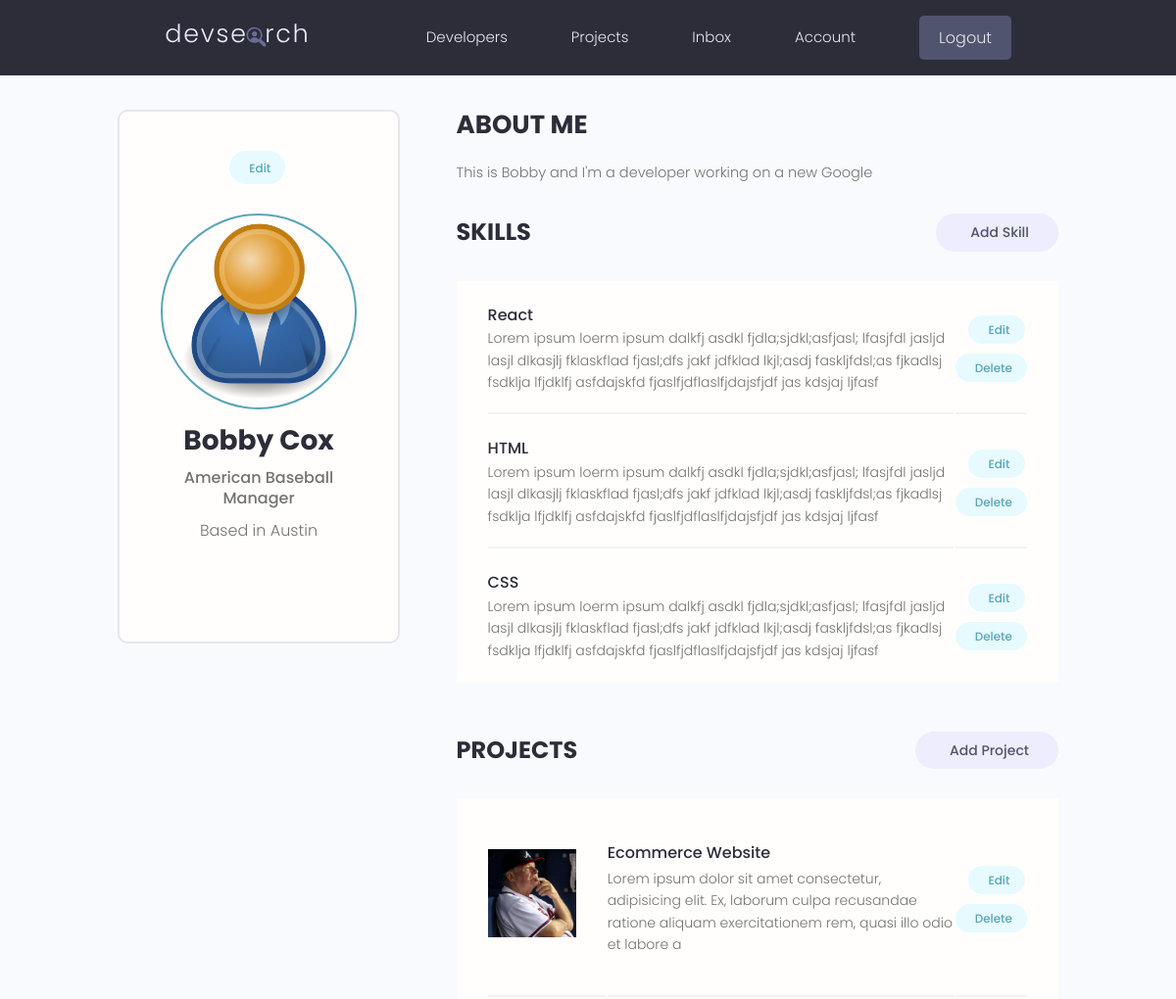
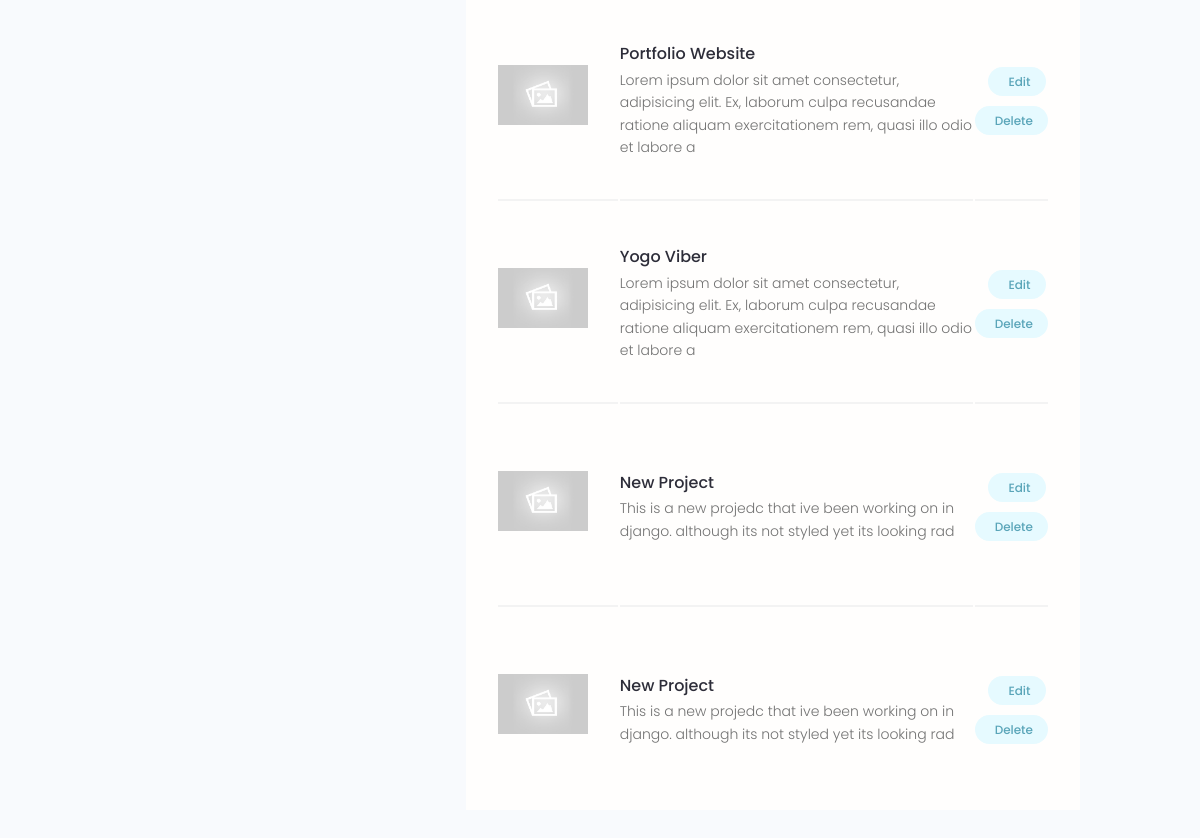
The app's page /account/ (signed in) with its own data (2 pictures, top to bottom).
### users/models.py (models this page shows, shortened)
class Profile(models.Model):
    user = models.OneToOneField(User, on_delete=models.CASCADE, null=True, blank=True)
    name = models.CharField(max_length=200, blank=True, null=True)
    email = models.EmailField(max_length=500, blank=True, null=True)
    username = models.CharField(max_length=200, blank=True, null=True)
    location = models.CharField(max_length=200, blank=True, null=True)
    short_intro = models.CharField(max_length=200, blank=True, null=True)
    bio = models.TextField(blank=True, null=True)
    profile_image = models.ImageField(null=True, blank=True, upload_to='profiles/', default="profiles/user-default.png")
    social_github = models.CharField(max_length=200, blank=True, null=True)
    social_twitter = models.CharField(max_length=200, blank=True, null=True)
    social_linkedin = models.CharField(max_length=200, blank=True, null=True)
    social_youtube = models.CharField(max_length=200, blank=True, null=True)
    social_website = models.CharField(max_length=200, blank=True, null=True)
    created = models.DateTimeField(auto_now_add=True)
    id = models.UUIDField(default=uuid.uuid4, unique=True, primary_key=True, editable=False)

class Skill(models.Model):
    owner = models.ForeignKey(Profile, on_delete=models.CASCADE, null=True, blank=True)
    name = models.CharField(max_length=200, blank=True, null=True)
    description = models.TextField(null=True, blank=True)
    created = models.DateTimeField(auto_now_add=True)
    id = models.UUIDField(default=uuid.uuid4, unique=True, primary_key=True, editable=False)

### projects/models.py (models this page shows, shortened)
class Project(models.Model):
    owner = models.ForeignKey(Profile, null=True, blank=True, on_delete=models.SET_NULL)
    title = models.CharField(max_length=200)
    description = models.TextField(null=True, blank=True)
    featured_image = models.ImageField(null=True, blank=True, default="default.jpg")
    demo_link = models.CharField(max_length=2000, null=True, blank=True)
    source_link = models.CharField(max_length=2000, null=True, blank=True)
    tags = models.ManyToManyField('Tag', blank=True)
    vote_total = models.IntegerField(default=0, null=True, blank=True)
    vote_ratio = models.IntegerField(default=0, null=True, blank=True)
    created = models.DateTimeField(auto_now_add=True)
    id = models.UUIDField(default=uuid.uuid4, unique=True, primary_key=True, editable=False)

### users/views.py (the view)
# urls.py: path('account/', views.userAccount, name="account"),
@login_required(login_url='login')
def userAccount(request):
    profile = request.user.profile
    skills = profile.skill_set.all()
    projects = profile.project_set.all()
    context = {'profile': profile, 'skills': skills, 'projects': projects}
    return render(request, 'users/account.html', context)

### users/templates/users/account.html (shortened to what this page needs)
{% extends 'main.html' %}
{% block content %}
  <main class="settingsPage profile my-md">
    <div class="container">
      <div class="layout">
        <div class="column column--1of3">
          <div class="card text-center">
            <div class="card__body dev">
              <a class="tag tag--pill tag--main settings__btn" href="{% url 'edit-account' %}"> Edit</a>
              <img class="avatar avatar--xl dev__avatar" src="{{profile.profile_image.url}}" />
              <h2 class="dev__name">{{profile.name}}</h2>
              <p class="dev__title">{{profile.short_intro}}</p>
              <p class="dev__location">Based in {{profile.location}}</p>
            </div>
          </div>
        </div>
        <div class="column column--2of3">
          <div class="devInfo">
            <h3 class="devInfo__title">About Me</h3>
            <p class="devInfo__about">{{profile.bio}}</p>
          </div>
          <div class="settings">
            <h3 class="settings__title">Skills</h3>
            <a class="tag tag--pill tag--sub settings__btn tag--lg" href="#"> Add Skill</a>
          </div>
          <table class="settings__table">
            {% for skill in skills %}
            <tr>
              <td class="settings__tableInfo">
                <h4>{{skill.name}}</h4>
                <p>
                  {{skill.description}}
                </p>
              </td>
              <td class="settings__tableActions">
                <a class="tag tag--pill tag--main settings__btn" href="#"> Edit</a>
                <a class="tag tag--pill tag--main settings__btn" href="#">
                  Delete</a>
              </td>
            </tr>
            {% endfor %}
          </table>
          <div class="settings">
            <h3 class="settings__title">Projects</h3>
            <a class="tag tag--pill tag--sub settings__btn tag--lg" href="#"> Add Project</a>
          </div>
          <table class="settings__table">
            {% for project in projects %}
            <tr>
              <td class="settings__thumbnail">
                <a href="{% url 'project' project.id %}"><img src="{{project.featured_image.url}}" alt="Project Thumbnail" /></a>
              </td>
              <td class="settings__tableInfo">
                <a href="{% url 'project' project.id %}">{{project.title}}</a>
                <p>{{project.description|slice:"150"}}</p>
              </td>
              <td class="settings__tableActions">
                <a class="tag tag--pill tag--main settings__btn" href="#"> Edit</a>
                <a class="tag tag--pill tag--main settings__btn" href="#">
                  Delete</a>
              </td>
            </tr>
            {% endfor%}
          </table>
        </div>
      </div>
    </div>
  </main>
  {% endblock %}

### static/styles/app.css (style rules this page uses)
:root { --color-sub: #2d2d39; }
.card { border: 2px solid var(--color-light); }
img { width: 100%; }
.profile .card > .dev { padding: 4rem; }
.dev__avatar { display: block; margin: auto; }
.dev__name { color: var(--color-sub); font-size: 2.8rem; font-weight: 700; margin-top: 1rem; margin-bottom: 0.5rem; }
.dev__title { font-size: 1.6rem; font-weight: 500; line-height: 1.3; }
.dev__location { margin-top: 1rem; }
.devInfo { margin-bottom: 3rem; }
.devInfo__title, .devInfo__subtitle { font-size: 2.6rem; color: var(--color-sub); text-transform: uppercase; font-weight: 700; margin-bottom: 1.5rem; }
.devInfo__about, .devSkill__info { font-size: 1.45rem; line-height: 1.7; text-align: justify; }
.settingsPage .dev > .settings__btn { display: inline-block; margin-bottom: 3rem; }
.settings { display: flex; justify-content: space-between; align-items: center; }
.settings__title { font-size: 2.4rem; text-transform: uppercase; font-weight: 700; color: var(--color-sub); }
.settings__table { margin-top: 3rem; margin-bottom: 5rem; padding: 0 3rem; background: var(--color-white); }
.settings__table tr { width: 100%; }
.settings__table tr > td { padding: 2rem 0; }
.settings__table tr:not(:last-child) td { border-bottom: 2px solid var(--color-white-light); }
.settings__thumbnail { width: 23%; min-width: 10rem; }
.settings__thumbnail img { padding-right: 3rem; height: 15rem; object-fit: contain; }
.settings__tableInfo { width: 100%; }
.settings__tableInfo h4, .settings__tableInfo a { padding-right: 1rem; width: auto; font-size: 1.6rem; font-weight: 500; color: var(--color-sub); }
.settings__tableInfo p { font-size: 1.4rem; }
.settings__tableActions { text-align: right; }

### static/uikit/styles/modules/_variables.css (style rules this page uses)
:root { --color-main: #5aa5b9; --color-main-light: #e6faff; --color-sub: #3f4156; --color-sub-light: #51546e; --color-sub-lighter: #ededfd; --color-text: #737373; --color-gray: #8b8b8b; --color-light: #e5e7eb; --color-light-gray: #767676; --color-bg: #f8fafd; --color-white: #fffefd; --color-white-light: #f3f3f3; --color-success: #359e64; --color-success-bg: #def8e8; --color-error: #fc4b0b; --color-error-bg: #fff2ee; --font-base: 'Poppins', arial, helvetica, 'Segoe UI', roboto, ubuntu, sans-serif; --font-monospace: 'Fira Code', 'Courier New', courier, monospace; --font-regular: 300; --font-medium: 500; --font-bold: 700; --generic-shadow: 1px 1px 5px #00000010; --generic-transition: all 0.3s ease-in-out; }

### static/uikit/styles/modules/_base.css (style rules this page uses)
* { margin: 0; padding: 0; box-sizing: border-box; text-rendering: optimizeLegibility; color: inherit; font-size: inherit; }
html { font-size: 50%; }
@media only screen and (min-width: 480px) { html { font-size: 56.25%; } }
@media only screen and (min-width: 1200px) { html { font-size: 62.5%; } }
body { line-height: 1.6; font-weight: 400; font-size: 1.5rem; color: var(--color-text); background-color: var(--color-bg); min-height: 100vh; }

### static/uikit/styles/modules/_typography.css (style rules this page uses)
* { font-family: var(--font-base); }
h2 { font-size: 3.6rem; font-weight: var(--font-bold); }
h3 { font-size: 3.2rem; font-weight: var(--font-medium); }
h4 { font-size: 2.8rem; font-weight: var(--font-medium); }
p, span, strong { font-size: 1.6rem; color: var(--color-text); font-weight: var(--font-regular); }
a { padding-bottom: 2px; text-decoration: none; display: inline-block; color: var(--color-main); font-weight: var(--font-medium); }

### static/uikit/styles/modules/_utilities.css (style rules this page uses)
.container { width: 92%; max-width: 165rem; margin: 0 auto; box-sizing: border-box; }
@media screen and (min-width: 1000px) { .container { width: 90%; } }
@media screen and (min-width: 1200px) { .container { width: 80%; } }
.text-center { text-align: center; }
.my-md { margin: 3rem auto; }

### static/uikit/styles/modules/_avatar.css (style rules this page uses)
.avatar { border-radius: 50%; border: 2px solid var(--color-main); object-fit: cover; }
.avatar--xl { height: 20rem; width: 20rem; }

### static/uikit/styles/modules/_card.css (style rules this page uses)
.card { border-radius: 1rem; background-color: var(--color-white); border: 1.5px solid var(--color-light); width: auto; height: auto; margin-top: 0.5rem; margin-bottom: 0.5rem; overflow: hidden; }
.card__body, .card__header { padding: 2rem 2.5rem; }

### static/uikit/styles/modules/_layout.css (style rules this page uses)
.layout { display: flex; flex-flow: row wrap; justify-content: space-between; }
.layout > .column { margin-bottom: 3rem; }
.layout > .column.column--1of3 { flex-basis: 30%; }
.layout > .column.column--2of3 { flex-basis: 64%; }

### records on screen
Profile: profile_image (placeholder picture), name "Bobby Cox", short_intro "American Baseball Manager", location "Austin", bio "This is Bobby and I'm a developer working on a new Google"
Skill: name "React", description "Lorem ipsum loerm ipsum dalkfj asdkl fjdla;sjdkl;asfjasl; lfasjfdl jasljd lasjl dlkasjlj fklaskflad fjasl;dfs jakf jdfklad lkjl;asdj faskljfdsl;as fjkadlsj fsdklja lfjdklfj asfdajskfd fjaslfjdflaslfjdajsfjdf jas kdsjaj ljfasf"
Skill: name "HTML", description "Lorem ipsum loerm ipsum dalkfj asdkl fjdla;sjdkl;asfjasl; lfasjfdl jasljd lasjl dlkasjlj fklaskflad fjasl;dfs jakf jdfklad lkjl;asdj faskljfdsl;as fjkadlsj fsdklja lfjdklfj asfdajskfd fjaslfjdflaslfjdajsfjdf jas kdsjaj ljfasf"
Skill: name "CSS", description "Lorem ipsum loerm ipsum dalkfj asdkl fjdla;sjdkl;asfjasl; lfasjfdl jasljd lasjl dlkasjlj fklaskflad fjasl;dfs jakf jdfklad lkjl;asdj faskljfdsl;as fjkadlsj fsdklja lfjdklfj asfdajskfd fjaslfjdflaslfjdajsfjdf jas kdsjaj ljfasf"
Project: featured_image (picture), title "Ecommerce Website", description "Lorem ipsum dolor sit amet consectetur, adipisicing elit. Ex, laborum culpa recusandae ratione aliquam exercitationem rem, quasi illo odio et labore a"
Project: featured_image (placeholder picture), title "Portfolio Website", description "Lorem ipsum dolor sit amet consectetur, adipisicing elit. Ex, laborum culpa recusandae ratione aliquam exercitationem rem, quasi illo odio et labore a"
Project: featured_image (placeholder picture), title "Yogo Viber", description "Lorem ipsum dolor sit amet consectetur, adipisicing elit. Ex, laborum culpa recusandae ratione aliquam exercitationem rem, quasi illo odio et labore a"
Project: featured_image (placeholder picture), title "New Project", description "This is a new projedc that ive been working on in django. although its not styled yet its looking rad"
Project: featured_image (placeholder picture), title "New Project", description "This is a new projedc that ive been working on in django. although its not styled yet its looking rad"
